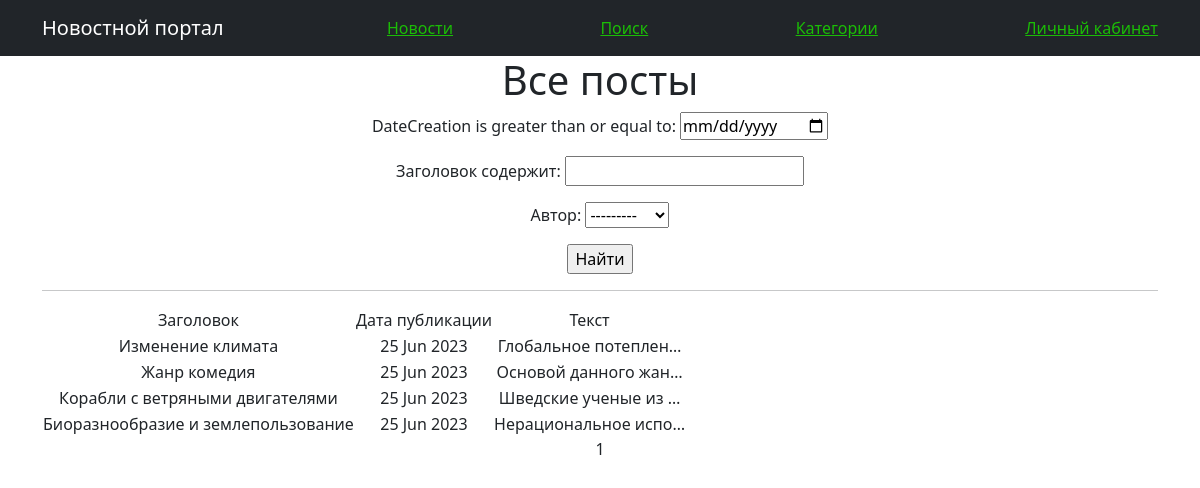
The app's page /news/search/ with its own data.
### NewsApp/models.py (models this page shows, shortened)
class Post(models.Model):
    author = models.ForeignKey(Author, on_delete=models.CASCADE)
    NEWS = 'NW'
    ARTICLE = 'AR'
    CATEGORY_CHOICES = (
        (NEWS, 'Новость'),
        (ARTICLE, 'Статья'),
    )
    categoryType = models.CharField(max_length=2, choices=CATEGORY_CHOICES, default=ARTICLE)
    dateCreation = models.DateTimeField(auto_now_add=True)
    postCategory = models.ManyToManyField(Category, through='PostCategory')
    title = models.CharField(max_length=128)
    text = models.TextField()
    rating = models.SmallIntegerField(default=0)

### NewsApp/views.py (the view, shortened to what this page needs)
# urls.py: path('search/', PostsSearch.as_view(), name='post_search'),
class PostsSearch(ListView):
    model = Post
    template_name = 'news_search.html'
    queryset = Post.objects.order_by('-dateCreation')
    context_object_name = 'Posts'
    paginate_by = 10
    def get_queryset(self):
        queryset = super().get_queryset()
        self.filterset = PostFilter(self.request.GET, queryset)
        return self.filterset.qs
    def get_context_data(self, **kwargs):
        context = super().get_context_data(**kwargs)
        context['filterset'] = self.filterset
        return context

### NewsApp/models.py (called while the page is built)
    def __str__(self):
        return f'{self.authorUser}'

### NewsApp/templatetags/custom_filters.py (called while the page is built)
@register.filter()
def censor(value):
    bed_words = ['плохой','задница']
    for i in bed_words:
        if i.find(value):
            value = value.replace(i[1::], "*" * len(i))
    return f'{value}'

### templates/news_search.html (shortened to what this page needs)
{% extends 'flatpages/default.html' %}
{% load custom_filters %}
{% load custom_tags %}
{% block content %}
   <h1>Все посты</h1>
   <form action="" method="get">
       {{ filterset.form.as_p }}
       <input type="submit" value="Найти" />
   </form>
   <hr>
   {% if Posts %}
       <table>
           <tr>
               <td>Заголовок</td>
               <td>Дата публикации</td>
               <td>Текст</td>
           </tr>
           {% for Post in Posts %}
           <tr>
               <td>{{ Post.title }}</td>
               <td>{{ Post.dateCreation|date:'d M Y' }}</td>
               <td>{{ Post.text|truncatechars:20|censor}}</td>
           {% endfor %}
       </table>
   {% else %}
       <h2>Постов нет!</h2>
   {% endif %}
   {{ page_obj.number }}
{% endblock content %}

### templates/flatpages/default.html (shortened to what this page needs)
<!DOCTYPE html>
<html lang="en">
    <head>
        {% load static %}
        <link href="{% static 'css/styles.css' %}" rel="stylesheet" />
    </head>
    <body>
        <nav class="navbar navbar-expand-lg navbar-dark bg-dark static-top">
   <div class="container">
       <a class="navbar-brand" href="#">Новостной портал</a>
       <a href="http://127.0.0.1:8000/news" target="_self">Новости</a>
       <a href="http://127.0.0.1:8000/news/search/" target="_self">Поиск</a>
       <a href="http://127.0.0.1:8000/news/category/" target="_self">Кaтегории</a>
       <h7><a href="/">Личный кабинет</a></h7>
   </div>
</nav>
        <div class="container">
           <div class="row">
               <div class="col-lg-12 text-center">
                   {% block content %}{% endblock content %}
               </div>
           </div>
        </div>
    </body>
</html>

### records on screen
Post: title "Изменение климата", dateCreation "25 Jun 2023", text|censor "Глобальное потеплен…"
Post: title "Жанр комедия", dateCreation "25 Jun 2023", text|censor "Основой данного жан…"
Post: title "Корабли с ветряными двигателями", dateCreation "25 Jun 2023", text|censor "Шведские ученые из …"
Post: title "Биоразнообразие и землепользование", dateCreation "25 Jun 2023", text|censor "Нерациональное испо…"

### other values on screen
{{ page_obj.number }} "1"
